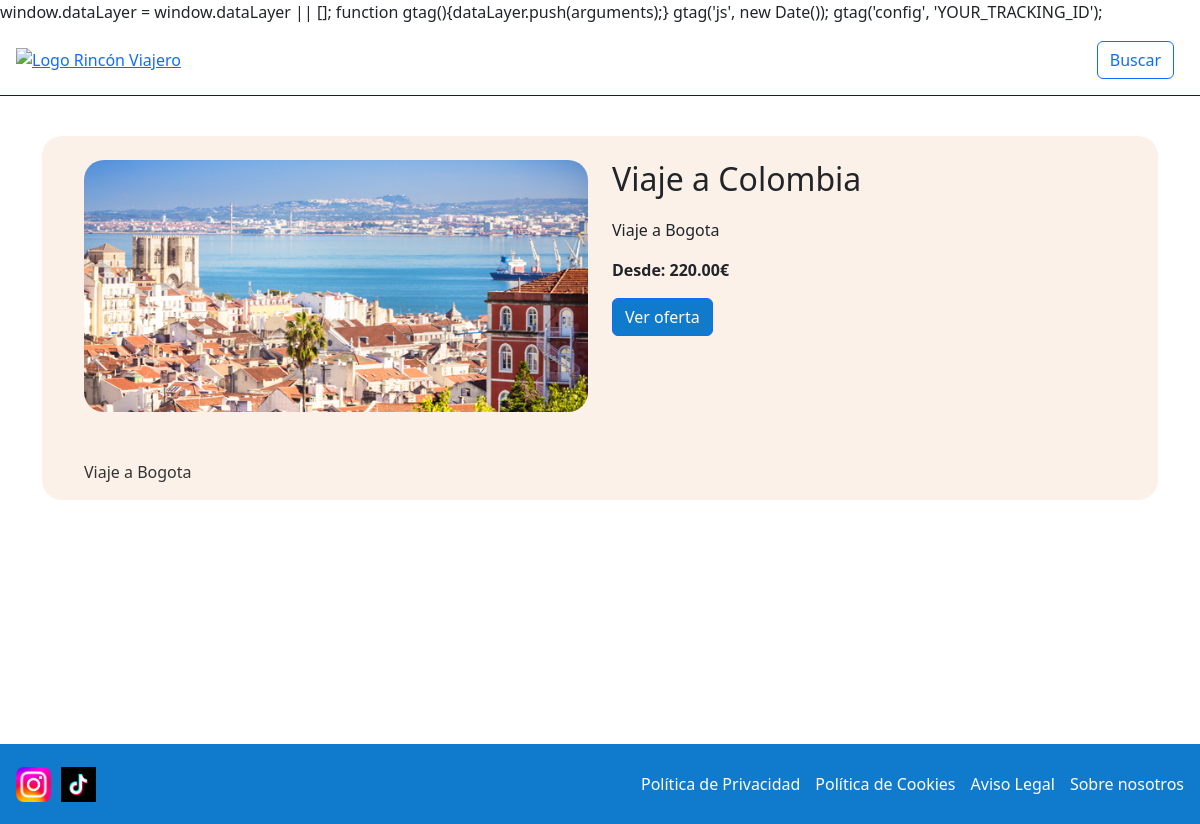
Before: /post/viaje-a-colombia/ with the older database file.
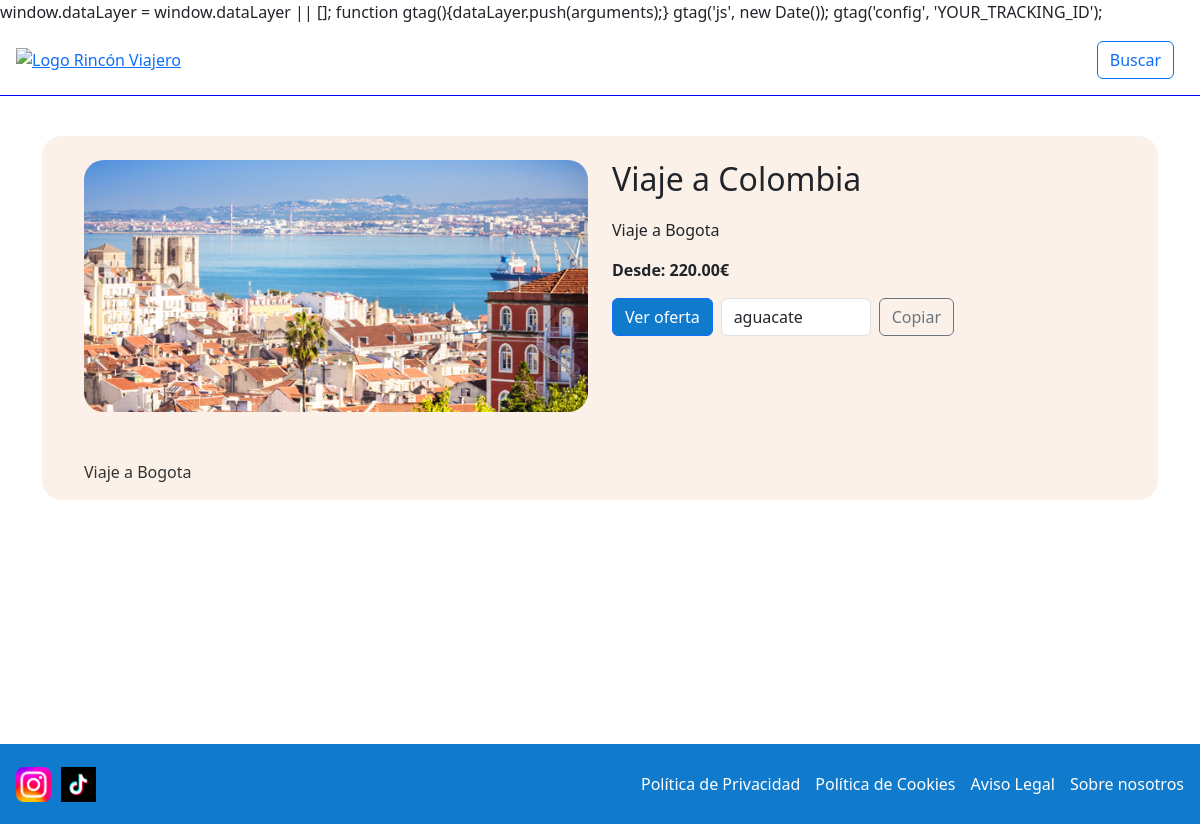
After: the same page with the newer database file.
### posts/models.py (models this page shows, shortened)
class TravelPost(models.Model):
    class Status(models.TextChoices):
        ACTIVE = "AC", "Active"
        DISABLED = "DS", "Disable"
        CANCELLED = "CN", "Cancelled"
    travel_name = models.CharField(max_length=50)
    price = models.DecimalField(max_digits=7, decimal_places=2, default=0)
    coupon = models.CharField(max_length=20, blank=True, null=True)
    slug = models.SlugField(unique=True)
    url = models.URLField()
    description = models.CharField(max_length=2500)
    detail_description = models.CharField(max_length=400)
    photo = models.ImageField(upload_to='travels/%Y/%m/%d/', blank=False, null=True)
    created = models.DateTimeField(auto_now_add=True)
    status = models.CharField(max_length=20, default=Status.ACTIVE, choices=Status.choices)
    class Meta:
        ordering = ['-created']
        indexes = [
            models.Index(fields=['-created']),
        ]

### posts/views.py (the view)
# urls.py: path('post/<slug:travel_slug>/', views.post_detail, name='post_detail'),
def post_detail(request, travel_slug):
    post = get_object_or_404(TravelPost, slug=travel_slug)
    return render(request, 'post/post_detail.html', {'post': post})

### posts/templates/post/post_detail.html (shortened to what this page needs)
{% extends "base.html" %}
{% block contents %}
<div class="container-fluid detail-container mt-4 pt-4">
    <div class="container">
        <div class="row">
            <div class="col-md-6">
                <img src="{{ post.photo.url }}" class="img-fluid detail-img" alt="{{ post.travel_name }}">
            </div>
            <div class="col-md-6">
                <h2>{{ post.travel_name }}</h2>
                <p class="detail-description">{{ post.detail_description }}</p>
                <p><strong>Desde: {{ post.price }}€</strong></p>
                <div class="d-flex align-items-center">
                    <div>
                        <a href="{{ post.url }}" class="btn btn-primary button-style">Ver oferta</a>
                    </div>
                    {% if post.coupon %}
                    <div class="d-flex align-items-center ms-2">
                        <input type="text" id="couponCode" class="form-control" value="{{ post.coupon }}" readonly style="max-width: 150px;">
                        <button class="btn btn-outline-secondary ms-2" type="button" onclick="copyCoupon()">Copiar</button>
                    </div>
                    {% endif %}
                </div>
            </div>
        </div>
        <div class="row">
            <div class="col-md-9 pt-4">
                <p class="custom-description">{{ post.description }}</p>
            </div>
        </div>
    </div>
</div>
{% endblock %}

### posts/templates/base.html (shortened to what this page needs)
{% load static %}
<!DOCTYPE html>
<html lang="en">
<head>
  <link href="https://cdn.jsdelivr.net/npm/bootstrap@5.3.2/dist/css/bootstrap.min.css" rel="stylesheet">
  <link rel="stylesheet" href="https://cdn.jsdelivr.net/npm/bootstrap-icons@1.11.3/font/bootstrap-icons.min.css">
  <link rel="stylesheet" href="{% static 'css/main.css' %}">
</head>
<body>
  <div class="wrapper">
    <header class="d-flex justify-content-between align-items-center p-3">
      <a href="/"><img src="{% static 'images/x.svg' %}" alt="Logo Rincón Viajero"></a>
      <form method="GET" action="{% url 'posts:posts_list' %}" class="d-flex search-form ms-auto">
        <button type="submit" class="btn btn-outline-primary search-button ms-2">Buscar</button>
      </form>
    </header>
    <div class="container content">
      {% block contents %}{% endblock %}
    </div>
    <footer class="d-flex justify-content-between align-items-center p-3">
      <div class="d-flex align-items-center" style="gap: 10px;">
        <a href="https://www.instagram.com/rinconviajero__/" target="_blank">
          <img src="{% static 'images/Instagram.png' %}" class="social-icon" alt="Instagram">
        </a>
        <a href="https://www.tiktok.com/@rinconviajero__" target="_blank">
          <img src="{% static 'images/tiktok.webp' %}" class="social-icon" alt="tiktok">
        </a>
      </div>
      <div class="d-flex" style="gap: 15px;">
        <a href="/privacy-policy" class="text-decoration-none footer-link">Política de Privacidad</a>
        <a href="{% url 'posts:cookies_policy' %}" class="text-decoration-none footer-link">Política de Cookies</a>
        <a href="{% url 'posts:legal_warning' %}" class="text-decoration-none footer-link">Aviso Legal</a>
        <a href="{% url 'posts:about_us' %}" class="text-decoration-none footer-link">Sobre nosotros</a>
      </div>
    </footer>
  </div>
<link rel="stylesheet" type="text/css" href="https://cdn.jsdelivr.net/npm/cookieconsent@3/build/cookieconsent.min.css" />
</body>
</html>

### posts/static/css/main.css (style rules this page uses)
header { height: 4.5rem; margin-bottom: 1rem; border-bottom: 1px solid blue; padding-left: 5rem; padding-top: 0.5rem; }
body { margin-bottom: 6rem; }
footer { text-align: center; height: 5rem; background-color: #107acc; width: 100%; }
.custom-description { padding-top: 1.5rem; color: #333; }
.footer-link { color: white }
.social-icon { width: 35px; }
.detail-img { border-radius: 20px; }
.detail-container { background-color: #fbf1e9; border-radius: 20px; }
.detail-container .container { padding-left: 30px; padding-right: 30px; }
.detail-description { max-width: 70%; margin-top: 20px; }
.button-style { background-color: #107acc; }
.search-form { max-width: 300px; padding-right: 10px; }
body, html { height: 100%; margin: 0; }
.wrapper { min-height: 100%; display: flex; flex-direction: column; }
.content { flex: 1; margin-bottom: 5rem; }

Changed rows visible on the page:
changed TravelPost "Viaje a Colombia": coupon (not shown) → "aguacate"
Other visible differences:
text now shown: "Copiar"
